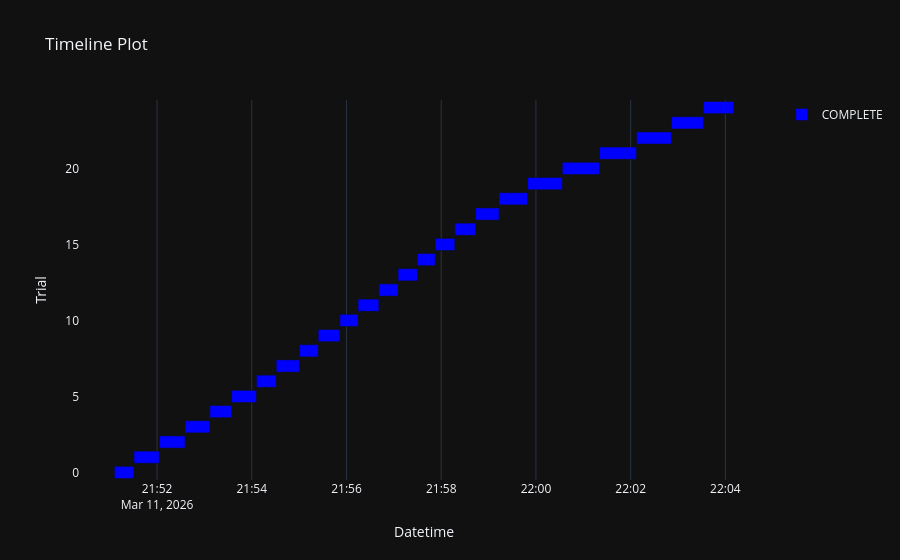

Notebook code for this chart:
### Code cell
fig = vis.plot_timeline(text_study)

fig.show()

### Figure 1 — Plotly figure (JSON) as saved in the notebook; plotly's stock layout.template omitted (floating-point values rounded to 4 significant figures)
{"data": [{"base": ["2026-03-11T21:51:05.994439", "2026-03-11T21:51:30.776681", "2026-03-11T21:52:02.760807", "2026-03-11T21:52:35.431135", "2026-03-11T21:53:06.943850", "2026-03-11T21:53:34.510342", "2026-03-11T21:54:05.897230", "2026-03-11T21:54:30.969029", "2026-03-11T21:55:00.262775", "2026-03-11T21:55:24.208270", "2026-03-11T21:55:51.717058", "2026-03-11T21:56:14.696275", "2026-03-11T21:56:41.026271", "2026-03-11T21:57:05.327286", "2026-03-11T21:57:29.800030", "2026-03-11T21:57:52.346109", "2026-03-11T21:58:17.201133", "2026-03-11T21:58:43.415670", "2026-03-11T21:59:13.209266", "2026-03-11T21:59:49.367603", "2026-03-11T22:00:33.404780", "2026-03-11T22:01:20.440755", "2026-03-11T22:02:07.419175", "2026-03-11T22:02:51.527669", "2026-03-11T22:03:32.069302"], "hovertemplate": "%{text}<extra>COMPLETE</extra>", "marker": {"color": "blue"}, "name": "COMPLETE", "orientation": "h", "text": ["{<br>  \"number\": 0,<br>  \"values\": [<br>    0.30774493217468263<br>  ],<br>  \"params\": {<br>    \"penalty\": null,<br>    \"text_max_features\": 1000,<br>    \"text_min_df\": 2,<br>    \"text_max_df\": 0.93,<br>    \"C\": 0.0033570185707472605,<br>    \"tol\": 3.3706961599396456e-05,<br>    \"max_iter\": 1200,<br>    \"linesearch_max_iter\": 40,<br>    \"lbfgs_memory\": 17,<br>    \"class_weight\": \"balanced\"<br>  }<br>}", "{<br>  \"number\": 1,<br>  \"values\": [<br>    0.31315045356750487<br>  ],<br>  \"params\": {<br>    \"penalty\": \"l2\",<br>    \"text_max_features\": 3000,<br>    \"text_min_df\": 12,<br>    \"text_max_df\": 0.8400000000000001,<br>    \"C\": 0.018711583111589374,<br>    \"tol\": 0.0004068445681945616,<br>    \"max_iter\": 2700,<br>    \"linesearch_max_iter\": 70,<br>    \"lbfgs_memory\": 10,<br>    \"class_weight\": null<br>  }<br>}", "{<br>  \"number\": 2,<br>  \"values\": [<br>    0.324060320854187<br>  ],<br>  \"params\": {<br>    \"penalty\": null,<br>    \"text_max_features\": 4000,<br>    \"text_min_df\": 12,<br>    \"text_max_df\": 0.8400000000000001,<br>    \"C\": 4.231932374856634,<br>    \"tol\": 4.201162339466759e-06,<br>    \"max_iter\": 2700,<br>    \"linesearch_max_iter\": 100,<br>    \"lbfgs_memory\": 9,<br>    \"class_weight\": null<br>  }<br>}", "{<br>  \"number\": 3,<br>  \"values\": [<br>    0.32299199104309084<br>  ],<br>  \"params\": {<br>    \"penalty\": \"l1\",<br>    \"text_max_features\": 2000,<br>    \"text_min_df\": 9,<br>    \"text_max_df\": 0.81,<br>    \"C\": 13.544100035453258,<br>    \"tol\": 0.0010606772938303703,<br>    \"max_iter\": 2700,<br>    \"linesearch_max_iter\": 30,<br>    \"lbfgs_memory\": 18,<br>    \"class_weight\": \"balanced\"<br>  }<br>}", "{<br>  \"number\": 4,<br>  \"values\": [<br>    0.32458860874176027<br>  ],<br>  \"params\": {<br>    \"penalty\": \"l2\",<br>    \"text_max_features\": 3000,<br>    \"text_min_df\": 1,<br>    \"text_max_df\": 0.8,<br>    \"C\": 0.20072241312421527,<br>    \"tol\": 0.0003630249937655902,<br>    \"max_iter\": 1200,<br>    \"linesearch_max_iter\": 50,<br>    \"lbfgs_memory\": 16,<br>    \"class_weight\": null<br>  }<br>}", "{<br>  \"number\": 5,<br>  \"values\": [<br>    0.32312541007995604<br>  ],<br>  \"params\": {<br>    \"penalty\": null,<br>    \"text_max_features\": 4000,<br>    \"text_min_df\": 3,<br>    \"text_max_df\": 0.9700000000000001,<br>    \"C\": 2.1015619801929377,<br>    \"tol\": 0.00201940106712207,<br>    \"max_iter\": 2200,<br>    \"linesearch_max_iter\": 50,<br>    \"lbfgs_memory\": 13,<br>    \"class_weight\": \"balanced\"<br>  }<br>}", "{<br>  \"number\": 6,<br>  \"values\": [<br>    0.32477142810821535<br>  ],<br>  \"params\": {<br>    \"penalty\": \"l2\",<br>    \"text_max_features\": 3000,<br>    \"text_min_df\": 6,<br>    \"text_max_df\": 0.88,<br>    \"C\": 0.21752923707524868,<br>    \"tol\": 0.007696155759417359,<br>    \"max_iter\": 2700,<br>    \"linesearch_max_iter\": 80,<br>    \"lbfgs_memory\": 5,<br>    \"class_weight\": null<br>  }<br>}", "{<br>  \"number\": 7,<br>  \"values\": [<br>    0.32250783443450926<br>  ],<br>  \"params\": {<br>    \"penalty\": null,<br>    \"text_max_features\": 1000,<br>    \"text_min_df\": 7,<br>    \"text_max_df\": 0.8400000000000001,<br>    \"C\": 96.38573813649226,<br>    \"tol\": 0.0005893315396397695,<br>    \"max_iter\": 2700,<br>    \"linesearch_max_iter\": 90,<br>    \"lbfgs_memory\": 16,<br>    \"class_weight\": null<br>  }<br>}", "{<br>  \"number\": 8,<br>  \"values\": [<br>    0.31076076030731203<br>  ],<br>  \"params\": {<br>    \"penalty\": null,<br>    \"text_max_features\": 5000,<br>    \"text_min_df\": 3,<br>    \"text_max_df\": 0.9,<br>    \"C\": 0.010312695301668357,<br>    \"tol\": 0.0006227541148256618,<br>    \"max_iter\": 1700,<br>    \"linesearch_max_iter\": 80,<br>    \"lbfgs_memory\": 18,<br>    \"class_weight\": \"balanced\"<br>  }<br>}", "{<br>  \"number\": 9,<br>  \"values\": [<br>    0.32570974826812743<br>  ],<br>  \"params\": {<br>    \"penalty\": \"elasticnet\",<br>    \"text_max_features\": 2000,<br>    \"text_min_df\": 1,<br>    \"text_max_df\": 0.8600000000000001,<br>    \"C\": 0.4170494868030554,<br>    \"tol\": 0.003269996688734458,<br>    \"max_iter\": 1200,<br>    \"linesearch_max_iter\": 60,<br>    \"lbfgs_memory\": 17,<br>    \"class_weight\": \"balanced\",<br>    \"l1_ratio\": 0.4806550437352074<br>  }<br>}", "{<br>  \"number\": 10,<br>  \"values\": [<br>    0.2517977714538574<br>  ],<br>  \"params\": {<br>    \"penalty\": \"elasticnet\",<br>    \"text_max_features\": 2000,<br>    \"text_min_df\": 16,<br>    \"text_max_df\": 1.0,<br>    \"C\": 0.00010206237656630089,<br>    \"tol\": 3.181346400509458e-05,<br>    \"max_iter\": 200,<br>    \"linesearch_max_iter\": 20,<br>    \"lbfgs_memory\": 20,<br>    \"class_weight\": \"balanced\",<br>    \"l1_ratio\": 0.46898365460550573<br>  }<br>}", "{<br>  \"number\": 11,<br>  \"values\": [<br>    0.3251075506210327<br>  ],<br>  \"params\": {<br>    \"penalty\": \"elasticnet\",<br>    \"text_max_features\": 2000,<br>    \"text_min_df\": 7,<br>    \"text_max_df\": 0.88,<br>    \"C\": 0.25302781202660135,<br>    \"tol\": 0.009973625970167757,<br>    \"max_iter\": 700,<br>    \"linesearch_max_iter\": 70,<br>    \"lbfgs_memory\": 3,<br>    \"class_weight\": null,<br>    \"l1_ratio\": 0.9440179415425447<br>  }<br>}", "{<br>  \"number\": 12,<br>  \"values\": [<br>    0.3236199617385864<br>  ],<br>  \"params\": {<br>    \"penalty\": \"elasticnet\",<br>    \"text_max_features\": 2000,<br>    \"text_min_df\": 20,<br>    \"text_max_df\": 0.89,<br>    \"C\": 0.8523811603833018,<br>    \"tol\": 0.005351596557449814,<br>    \"max_iter\": 200,<br>    \"linesearch_max_iter\": 60,<br>    \"lbfgs_memory\": 3,<br>    \"class_weight\": \"balanced\",<br>    \"l1_ratio\": 0.9034897190175077<br>  }<br>}", "{<br>  \"number\": 13,<br>  \"values\": [<br>    0.3177067041397095<br>  ],<br>  \"params\": {<br>    \"penalty\": \"elasticnet\",<br>    \"text_max_features\": 2000,<br>    \"text_min_df\": 6,<br>    \"text_max_df\": 0.93,<br>    \"C\": 0.04616274750104422,<br>    \"tol\": 0.005965674737868919,<br>    \"max_iter\": 700,<br>    \"linesearch_max_iter\": 60,<br>    \"lbfgs_memory\": 7,<br>    \"class_weight\": null,<br>    \"l1_ratio\": 0.9930164335280725<br>  }<br>}", "{<br>  \"number\": 14,<br>  \"values\": [<br>    0.3052638292312622<br>  ],<br>  \"params\": {<br>    \"penalty\": \"elasticnet\",<br>    \"text_max_features\": 1000,<br>    \"text_min_df\": 9,<br>    \"text_max_df\": 0.8700000000000001,<br>    \"C\": 0.0016457473140538742,<br>    \"tol\": 0.00011981174151370379,<br>    \"max_iter\": 700,<br>    \"linesearch_max_iter\": 70,<br>    \"lbfgs_memory\": 13,<br>    \"class_weight\": null,<br>    \"l1_ratio\": 0.1035050735453944<br>  }<br>}", "{<br>  \"number\": 15,<br>  \"values\": [<br>    0.3248589277267456<br>  ],<br>  \"params\": {<br>    \"penalty\": \"elasticnet\",<br>    \"text_max_features\": 2000,<br>    \"text_min_df\": 5,<br>    \"text_max_df\": 0.92,<br>    \"C\": 0.2347547506919879,<br>    \"tol\": 0.0020055278734942327,<br>    \"max_iter\": 1700,<br>    \"linesearch_max_iter\": 70,<br>    \"lbfgs_memory\": 13,<br>    \"class_weight\": \"balanced\",<br>    \"l1_ratio\": 0.5543911451458752<br>  }<br>}", "{<br>  \"number\": 16,<br>  \"values\": [<br>    0.32378063201904295<br>  ],<br>  \"params\": {<br>    \"penalty\": \"l1\",<br>    \"text_max_features\": 3000,<br>    \"text_min_df\": 14,<br>    \"text_max_df\": 0.8600000000000001,<br>    \"C\": 13.09092705560961,<br>    \"tol\": 1.194644535043122e-06,<br>    \"max_iter\": 700,<br>    \"linesearch_max_iter\": 50,<br>    \"lbfgs_memory\": 7,<br>    \"class_weight\": null<br>  }<br>}", "{<br>  \"number\": 17,<br>  \"values\": [<br>    0.3254133939743042<br>  ],<br>  \"params\": {<br>    \"penalty\": \"elasticnet\",<br>    \"text_max_features\": 4000,<br>    \"text_min_df\": 4,<br>    \"text_max_df\": 0.91,<br>    \"C\": 0.7629716551040491,<br>    \"tol\": 0.0025043197702366406,<br>    \"max_iter\": 1200,<br>    \"linesearch_max_iter\": 90,<br>    \"lbfgs_memory\": 3,<br>    \"class_weight\": \"balanced\",<br>    \"l1_ratio\": 0.5462725079145551<br>  }<br>}", "{<br>  \"number\": 18,<br>  \"values\": [<br>    0.3247214317321777<br>  ],<br>  \"params\": {<br>    \"penalty\": \"elasticnet\",<br>    \"text_max_features\": 5000,<br>    \"text_min_df\": 4,<br>    \"text_max_df\": 0.9700000000000001,<br>    \"C\": 1.0852884097471003,<br>    \"tol\": 0.00014541977905875678,<br>    \"max_iter\": 1200,<br>    \"linesearch_max_iter\": 100,<br>    \"lbfgs_memory\": 20,<br>    \"class_weight\": \"balanced\",<br>    \"l1_ratio\": 0.46846059199847323<br>  }<br>}", "{<br>  \"number\": 19,<br>  \"values\": [<br>    0.3146084785461426<br>  ],<br>  \"params\": {<br>    \"penalty\": \"elasticnet\",<br>    \"text_max_features\": 4000,<br>    \"text_min_df\": 1,<br>    \"text_max_df\": 0.91,<br>    \"C\": 78.6588172599592,<br>    \"tol\": 0.0021855712148903623,<br>    \"max_iter\": 1700,<br>    \"linesearch_max_iter\": 90,<br>    \"lbfgs_memory\": 11,<br>    \"class_weight\": \"balanced\",<br>    \"l1_ratio\": 0.6392089178494962<br>  }<br>}", "{<br>  \"number\": 20,<br>  \"values\": [<br>    0.31747589111328123<br>  ],<br>  \"params\": {<br>    \"penalty\": \"l1\",<br>    \"text_max_features\": 4000,<br>    \"text_min_df\": 9,<br>    \"text_max_df\": 0.9500000000000001,<br>    \"C\": 0.04363860501014793,<br>    \"tol\": 3.7064426734038855e-05,<br>    \"max_iter\": 2200,<br>    \"linesearch_max_iter\": 40,<br>    \"lbfgs_memory\": 14,<br>    \"class_weight\": \"balanced\"<br>  }<br>}", "{<br>  \"number\": 21,<br>  \"values\": [<br>    0.3256028652191162<br>  ],<br>  \"params\": {<br>    \"penalty\": \"elasticnet\",<br>    \"text_max_features\": 2000,<br>    \"text_min_df\": 7,<br>    \"text_max_df\": 0.8600000000000001,<br>    \"C\": 0.5302859595591494,<br>    \"tol\": 0.008795347510390445,<br>    \"max_iter\": 700,<br>    \"linesearch_max_iter\": 80,<br>    \"lbfgs_memory\": 3,<br>    \"class_weight\": \"balanced\",<br>    \"l1_ratio\": 0.2429123831313812<br>  }<br>}", "{<br>  \"number\": 22,<br>  \"values\": [<br>    0.3230198621749878<br>  ],<br>  \"params\": {<br>    \"penalty\": \"elasticnet\",<br>    \"text_max_features\": 1000,<br>    \"text_min_df\": 4,<br>    \"text_max_df\": 0.8500000000000001,<br>    \"C\": 6.282243389042772,<br>    \"tol\": 0.00342771292469646,<br>    \"max_iter\": 1200,<br>    \"linesearch_max_iter\": 90,<br>    \"lbfgs_memory\": 5,<br>    \"class_weight\": \"balanced\",<br>    \"l1_ratio\": 0.2377639956847511<br>  }<br>}", "{<br>  \"number\": 23,<br>  \"values\": [<br>    0.3255984544754028<br>  ],<br>  \"params\": {<br>    \"penalty\": \"elasticnet\",<br>    \"text_max_features\": 3000,<br>    \"text_min_df\": 1,<br>    \"text_max_df\": 0.8200000000000001,<br>    \"C\": 0.7975207545556517,<br>    \"tol\": 0.0012924270498715419,<br>    \"max_iter\": 700,<br>    \"linesearch_max_iter\": 80,<br>    \"lbfgs_memory\": 5,<br>    \"class_weight\": \"balanced\",<br>    \"l1_ratio\": 0.3002513648596335<br>  }<br>}", "{<br>  \"number\": 24,<br>  \"values\": [<br>    0.3258990287780762<br>  ],<br>  \"params\": {<br>    \"penalty\": \"elasticnet\",<br>    \"text_max_features\": 3000,<br>    \"text_min_df\": 1,<br>    \"text_max_df\": 0.8200000000000001,<br>    \"C\": 0.5608090551105774,<br>    \"tol\": 0.0011178480870306505,<br>    \"max_iter\": 200,<br>    \"linesearch_max_iter\": 80,<br>    \"lbfgs_memory\": 5,<br>    \"class_weight\": \"balanced\",<br>    \"l1_ratio\": 0.3146647558854379<br>  }<br>}"], "textposition": "none", "x": [24780.0, 31980.0, 32670.0, 31510.0, 27570.0, 31390.0, 25070.0, 29290.0, 23940.0, 27510.0, 22980.0, 26330.0, 24300.0, 24470.0, 22540.0, 24850.0, 26210.0, 29790.0, 36160.0, 44040.0, 47030.0, 46980.0, 44110.0, 40540.0, 38320.0], "y": [0, 1, 2, 3, 4, 5, 6, 7, 8, 9, 10, 11, 12, 13, 14, 15, 16, 17, 18, 19, 20, 21, 22, 23, 24], "type": "bar"}], "layout": {"xaxis": {"type": "date", "title": {"text": "Datetime"}}, "title": {"text": "Timeline Plot"}, "yaxis": {"title": {"text": "Trial"}}, "showlegend": true}}
